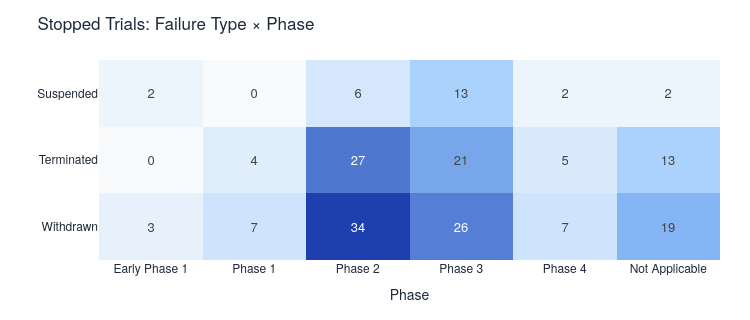

Notebook code cell kept with this figure:
### Code cell
# ── Chart 2D-1: Stopped trials heatmap — status × phase ─────────────────
# Pivot for heatmap: rows = failure type, columns = phase
phase_order = ['Early Phase 1', 'Phase 1', 'Phase 2', 'Phase 3', 'Phase 4', 'Not Applicable']
status_order = ['Withdrawn', 'Terminated', 'Suspended']

pivot = df_2d.pivot_table(
    index='status', columns='phase', values='n_trials', fill_value=0
)
# Reorder
pivot = pivot.reindex(index=status_order, columns=phase_order, fill_value=0)

fig_2d1 = go.Figure(go.Heatmap(
    z=pivot.values,
    x=pivot.columns.tolist(),
    y=pivot.index.tolist(),
    colorscale=[[0, '#F8FAFC'], [0.5, '#93C5FD'], [1, '#1E40AF']],
    text=pivot.values,
    texttemplate='%{text}',
    textfont=dict(size=13),
    hovertemplate='%{y} — %{x}: %{z} trials<extra></extra>',
    showscale=False,
))

fig_2d1.update_layout(
    **LAYOUT_DEFAULTS,
    title='Stopped Trials: Failure Type × Phase',
    xaxis_title='Phase',
    yaxis_title='',
    height=320,
    width=750,
)
fig_2d1.show()

### Figure 1 — Plotly figure (JSON) as saved in the notebook; plotly's stock layout.template omitted (floating-point values rounded to 4 significant figures)
{"data": [{"colorscale": [[0, "#F8FAFC"], [0.5, "#93C5FD"], [1, "#1E40AF"]], "hovertemplate": "%{y} — %{x}: %{z} trials<extra></extra>", "showscale": false, "text": [[3, 7, 34, 26, 7, 19], [0, 4, 27, 21, 5, 13], [2, 0, 6, 13, 2, 2]], "textfont": {"size": 13}, "texttemplate": "%{text}", "type": "heatmap", "x": ["Early Phase 1", "Phase 1", "Phase 2", "Phase 3", "Phase 4", "Not Applicable"], "y": ["Withdrawn", "Terminated", "Suspended"], "z": [[3, 7, 34, 26, 7, 19], [0, 4, 27, 21, 5, 13], [2, 0, 6, 13, 2, 2]]}], "layout": {"font": {"color": "#1E293B", "family": "Helvetica Neue, Arial, sans-serif"}, "height": 320, "hoverlabel": {"bgcolor": "white", "font": {"size": 12}}, "margin": {"b": 60, "l": 60, "r": 30, "t": 60}, "paper_bgcolor": "white", "plot_bgcolor": "white", "title": {"text": "Stopped Trials: Failure Type × Phase"}, "width": 750, "xaxis": {"title": {"text": "Phase"}}, "yaxis": {"title": {"text": ""}}}}
